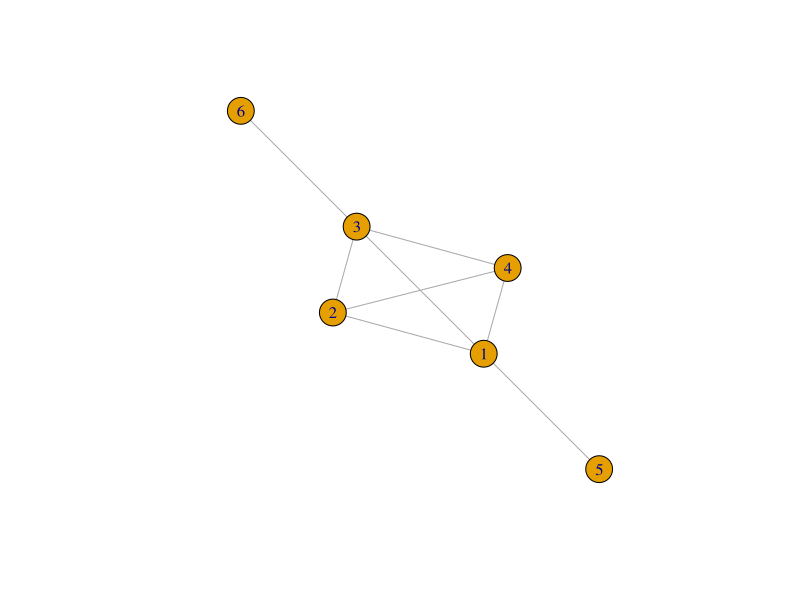
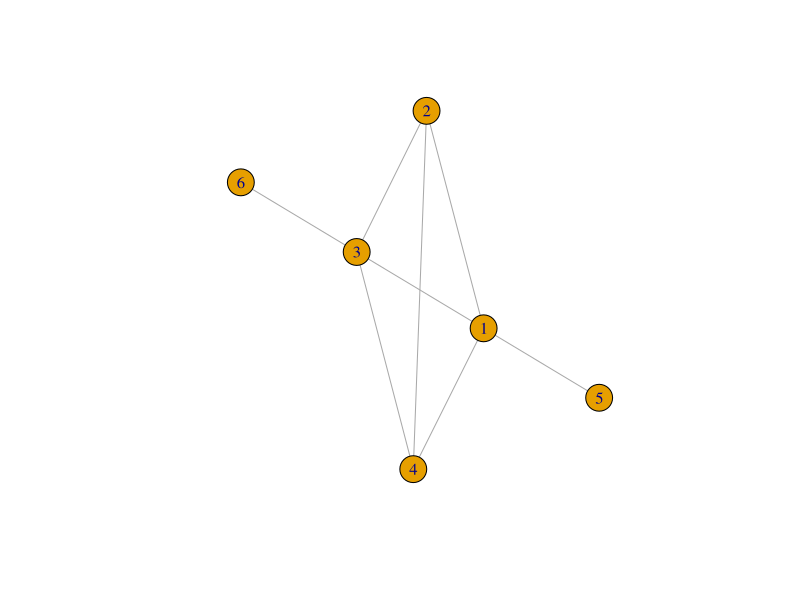

Here is the R script that generated these plots, in order:
## ---- chunk 1
#| echo: false
#| warning: false
#| message: false

library(tidyverse)
library(igraph)
## ---- chunk 2
#| echo: false
a = make_graph(edges = c(1,2,1,3,1,4,2,3,2,4,3,4,1,5,3,6), n = 6, directed = FALSE)
plot(a)
## ---- chunk 3
degree_matrix <-
  matrix(c(4,0,0,0,0,0,0,3,0,0,0,0,0,0,4,0,0,0,0,0,0,3,0,0,0,0,0,0,1,0,0,0,0,0,0,1),
                    nrow = 6, ncol = 6)
## ---- chunk 4
adjacency <- matrix(
  c(0,1,1,1,1,0,1,0,1,1,0,0,1,1,0,1,0,1,1,1,1,0,0,0,1,0,0,0,0,0,0,0,1,0,0,0),
  nrow = 6, ncol = 6
)
## ---- chunk 5
laplacian <- degree_matrix - adjacency
## ---- chunk 6
prob <- adjacency %*% solve(degree_matrix)
## ---- chunk 7
list2env(svd(prob), envir = .GlobalEnv)
## ---- chunk 8
k <- 3
## ---- chunk 9
u_k <- u[,-c(k+1:6)]
## ---- chunk 10
d_k <- d[0:k]
s_k <- matrix(c(d_k[1],0,0,0,d_k[2],0,0,0,d_k[3]),nrow = 3, ncol = 3)
## ---- chunk 11
v_k <- v[,-c(k+1:6)]
v_kT <- t(v_k)
## ---- chunk 12
prob_k <- u_k %*% s_k %*% v_kT
## ---- chunk 13
#| echo: true
#| code-fold: false
# First make the graph:

a = make_graph(edges = c(1,2,1,3,1,4,2,3,2,4,3,4,1,5,3,6), n = 6, directed = FALSE)
plot(a)
## ---- chunk 14
#| echo: true
#| code-fold: false
# Now we can make the degree matrix and the adjacency matrix
## I'm sure there's a way to have r do this from the graph I just didn't feel like figuring it out
# Put them in by hand :(

degree_matrix <-
  matrix(c(4,0,0,0,0,0,0,3,0,0,0,0,0,0,4,0,0,0,0,0,0,3,0,0,0,0,0,0,1,0,0,0,0,0,0,1),
                    nrow = 6, ncol = 6)

adjacency <- matrix(
  c(0,1,1,1,1,0,1,0,1,1,0,0,1,1,0,1,0,1,1,1,1,0,0,0,1,0,0,0,0,0,0,0,1,0,0,0),
  nrow = 6, ncol = 6
)
## ---- chunk 15
#| echo: true
#| code-fold: false
# Find laplacian and probability matrix

laplacian <- degree_matrix - adjacency

prob <- adjacency %*% solve(degree_matrix)
## ---- chunk 16
#| echo: true
#| code-fold: false
# Do SVD

list2env(svd(prob), envir = .GlobalEnv) #list2env just separates the list
## ---- chunk 17
#| echo: true
#| code-fold: false
# Decide on a k
k <- 3 #fill in with your own number
## ---- chunk 18
#| echo: true
#| code-fold: false
# Find low rank approximation :)

u_k <- u[,-c(k+1:6)]

d_k <- d[0:k]

s_k <- matrix(c(d_k[1],0,0,0,d_k[2],0,0,0,d_k[3]),nrow = 3, ncol = 3)

v_k <- v[,-c(k+1:6)]
v_kT <- t(v_k)

prob_k <- u_k %*% s_k %*% v_kT
